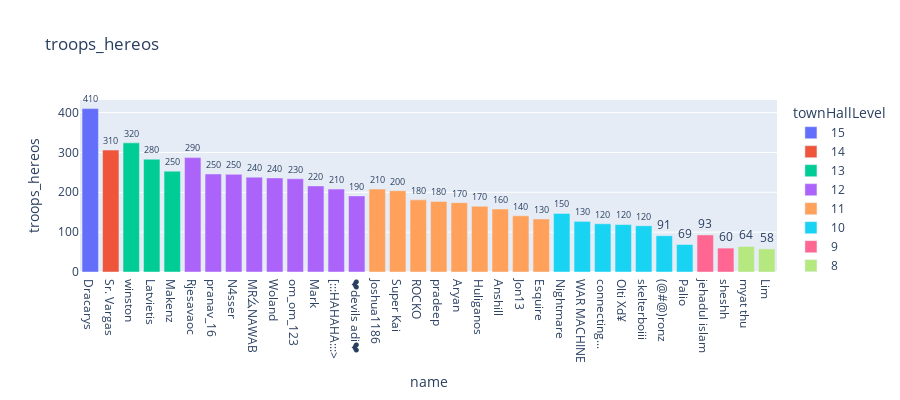

The cell this chart's notebook holds for it:
### Code cell
troops_to_analyse = 'troops_hereos' # 'warStars'#'air_hereos'# #'sum_hereos'

fig = px.bar(df_players_2[df_players_2['townHallLevel']>=7].sort_values(['townHallLevel',troops_to_analyse],ascending=[False,False]), x='name',
             y=troops_to_analyse, hover_data=['trophies', 'warPreference'],
             color='townHallLevel',title = troops_to_analyse,
             text_auto='.2s',
             labels={'pop':'population of Canada'}, height=400)

fig.update_traces(textfont_size=12, textangle=0, textposition="outside", cliponaxis=False)
fig.show()

### Figure 1 — Plotly figure (JSON) as saved in the notebook; plotly's stock layout.template omitted (floating-point values rounded to 4 significant figures)
{"data": [{"alignmentgroup": "True", "cliponaxis": false, "customdata": [[4407, "in"]], "hovertemplate": "townHallLevel=15<br>name=%{x}<br>troops_hereos=%{y}<br>trophies=%{customdata[0]}<br>warPreference=%{customdata[1]}<extra></extra>", "legendgroup": "15", "marker": {"color": "#636efa", "pattern": {"shape": ""}}, "name": "15", "offsetgroup": "15", "orientation": "v", "showlegend": true, "textangle": 0, "textfont": {"size": 12}, "textposition": "outside", "texttemplate": "%{y:.2s}", "type": "bar", "x": ["Dracarys"], "xaxis": "x", "y": [410], "yaxis": "y"}, {"alignmentgroup": "True", "cliponaxis": false, "customdata": [[3387, "in"]], "hovertemplate": "townHallLevel=14<br>name=%{x}<br>troops_hereos=%{y}<br>trophies=%{customdata[0]}<br>warPreference=%{customdata[1]}<extra></extra>", "legendgroup": "14", "marker": {"color": "#EF553B", "pattern": {"shape": ""}}, "name": "14", "offsetgroup": "14", "orientation": "v", "showlegend": true, "textangle": 0, "textfont": {"size": 12}, "textposition": "outside", "texttemplate": "%{y:.2s}", "type": "bar", "x": ["Sr. Vargas"], "xaxis": "x", "y": [306], "yaxis": "y"}, {"alignmentgroup": "True", "cliponaxis": false, "customdata": [[2949, "in"], [3483, "in"], [3763, "in"]], "hovertemplate": "townHallLevel=13<br>name=%{x}<br>troops_hereos=%{y}<br>trophies=%{customdata[0]}<br>warPreference=%{customdata[1]}<extra></extra>", "legendgroup": "13", "marker": {"color": "#00cc96", "pattern": {"shape": ""}}, "name": "13", "offsetgroup": "13", "orientation": "v", "showlegend": true, "textangle": 0, "textfont": {"size": 12}, "textposition": "outside", "texttemplate": "%{y:.2s}", "type": "bar", "x": ["winston", "Latvietis", "Makenz"], "xaxis": "x", "y": [324, 283, 253], "yaxis": "y"}, {"alignmentgroup": "True", "cliponaxis": false, "customdata": [[3177, "out"], [3807, "out"], [2434, "out"], [3305, "in"], [3268, "in"], [3388, "in"], [3109, "in"], [2136, "in"], [2425, "out"]], "hovertemplate": "townHallLevel=12<br>name=%{x}<br>troops_hereos=%{y}<br>trophies=%{customdata[0]}<br>warPreference=%{customdata[1]}<extra></extra>", "legendgroup": "12", "marker": {"color": "#ab63fa", "pattern": {"shape": ""}}, "name": "12", "offsetgroup": "12", "orientation": "v", "showlegend": true, "textangle": 0, "textfont": {"size": 12}, "textposition": "outside", "texttemplate": "%{y:.2s}", "type": "bar", "x": ["Rjesavaoc", "pranav_16", "N4sser", "MR么NAWAB", "Woland", "om_om_123", "Mark", "[:::HAHAHA:::>", "❤devils adi❤"], "xaxis": "x", "y": [287, 246, 245, 238, 236, 234, 216, 208, 191], "yaxis": "y"}, {"alignmentgroup": "True", "cliponaxis": false, "customdata": [[2410, "in"], [2551, "in"], [1782, "in"], [1854, "in"], [2252, "in"], [2473, "in"], [1989, "in"], [2157, "out"], [1829, "in"]], "hovertemplate": "townHallLevel=11<br>name=%{x}<br>troops_hereos=%{y}<br>trophies=%{customdata[0]}<br>warPreference=%{customdata[1]}<extra></extra>", "legendgroup": "11", "marker": {"color": "#FFA15A", "pattern": {"shape": ""}}, "name": "11", "offsetgroup": "11", "orientation": "v", "showlegend": true, "textangle": 0, "textfont": {"size": 12}, "textposition": "outside", "texttemplate": "%{y:.2s}", "type": "bar", "x": ["Joshua1186", "Super Kai", "ROCKO", "pradeep", "Aryan", "Huliganos", "Anshill", "Jon13", "Esquire"], "xaxis": "x", "y": [208, 204, 181, 177, 174, 165, 158, 141, 133], "yaxis": "y"}, {"alignmentgroup": "True", "cliponaxis": false, "customdata": [[1983, "in"], [1687, "in"], [1749, "out"], [1787, "in"], [1444, "in"], [1723, "in"], [964, "in"]], "hovertemplate": "townHallLevel=10<br>name=%{x}<br>troops_hereos=%{y}<br>trophies=%{customdata[0]}<br>warPreference=%{customdata[1]}<extra></extra>", "legendgroup": "10", "marker": {"color": "#19d3f3", "pattern": {"shape": ""}}, "name": "10", "offsetgroup": "10", "orientation": "v", "showlegend": true, "textangle": 0, "textfont": {"size": 12}, "textposition": "outside", "texttemplate": "%{y:.2s}", "type": "bar", "x": ["Nightmare", "WAR MACHINE", "connecting...", "Olti Xd¥", "skelterboiii", "(@#@)ronz", "Palio"], "xaxis": "x", "y": [147, 127, 121, 119, 116, 91, 69], "yaxis": "y"}, {"alignmentgroup": "True", "cliponaxis": false, "customdata": [[2004, "in"], [1684, "in"]], "hovertemplate": "townHallLevel=9<br>name=%{x}<br>troops_hereos=%{y}<br>trophies=%{customdata[0]}<br>warPreference=%{customdata[1]}<extra></extra>", "legendgroup": "9", "marker": {"color": "#FF6692", "pattern": {"shape": ""}}, "name": "9", "offsetgroup": "9", "orientation": "v", "showlegend": true, "textangle": 0, "textfont": {"size": 12}, "textposition": "outside", "texttemplate": "%{y:.2s}", "type": "bar", "x": ["jehadul islam", "sheshh"], "xaxis": "x", "y": [93, 60], "yaxis": "y"}, {"alignmentgroup": "True", "cliponaxis": false, "customdata": [[1591, "in"], [1832, "in"]], "hovertemplate": "townHallLevel=8<br>name=%{x}<br>troops_hereos=%{y}<br>trophies=%{customdata[0]}<br>warPreference=%{customdata[1]}<extra></extra>", "legendgroup": "8", "marker": {"color": "#B6E880", "pattern": {"shape": ""}}, "name": "8", "offsetgroup": "8", "orientation": "v", "showlegend": true, "textangle": 0, "textfont": {"size": 12}, "textposition": "outside", "texttemplate": "%{y:.2s}", "type": "bar", "x": ["myat thu", "Lim"], "xaxis": "x", "y": [64, 58], "yaxis": "y"}], "layout": {"barmode": "relative", "height": 400, "legend": {"title": {"text": "townHallLevel"}, "tracegroupgap": 0}, "title": {"text": "troops_hereos"}, "xaxis": {"anchor": "y", "domain": [0, 1], "title": {"text": "name"}}, "yaxis": {"anchor": "x", "domain": [0, 1], "title": {"text": "troops_hereos"}}}}
